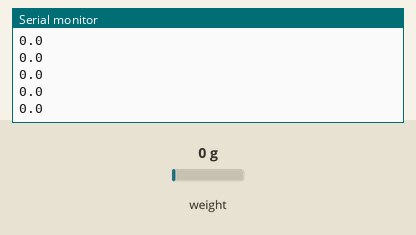
The sketch below on a simulated Arduino Uno, built with avr-gcc and run on an emulated ATmega328P. Shown: the last lines printed to the serial monitor. The test bench sets the inputs (shaded band); at power-on: weight on the scale 0 g.

Above: at 6.2 s.
6.3 s: weight on the scale set to 100 g
At 6.31 s:
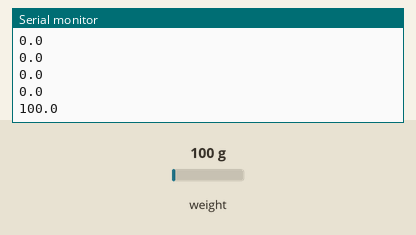
7.8 s: weight on the scale set to 1250 g
At 7.82 s:
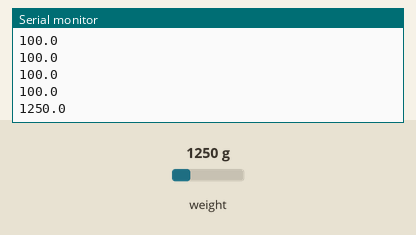
Timing chart, 0 to 10.8 s (numbered marks = the images above; inputs shaded):
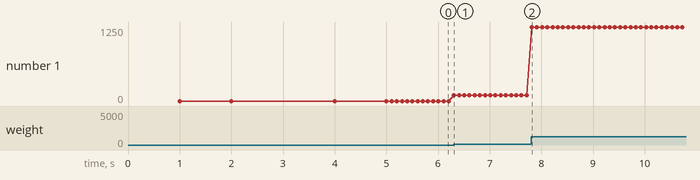

The sketch:

hx711.ino
```cpp
#include <Arduino.h>
// https://github.com/bogde/HX711
#include "HX711.h"
const int DT_PIN = 2;
const int SCK_PIN = 3;
HX711 scale;
//TO DO
//set reference and offseet
void setup() {
   float unit = -4452.50;
   float reference_i = 210.0;
   float deviation = 3.40;
  Serial.begin(9600);
  //Serial.println("start");
  scale.begin(DT_PIN, SCK_PIN);
  Serial.println(scale.get_units(10));

  scale.set_scale(unit/reference_i); //set reference units
  Serial.println(scale.get_units(10));
  scale.tare();
  Serial.println(scale.get_units(10));

  //scale.set_offset(deviation); //definition of offset?

  Serial.println(scale.get_units(10));
  Serial.println("here");
}


void loop() {
  Serial.println(scale.get_units(1), 1);
}
```

Measured:
- after the input at 6.3 s, the serial monitor: prints a new line at once (image 1)
- after the input at 7.8 s, the serial monitor: prints a new line at once (image 2)
- plotted number 1: 0 → 100 after the input at 6.3 s, 100 → 1250 after the input at 7.8 s
